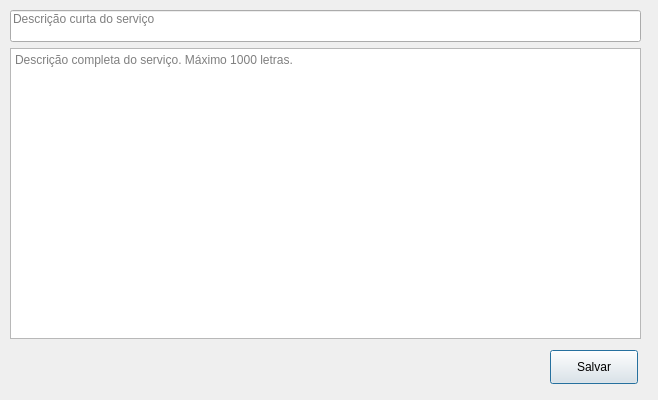
<?xml version="1.0" encoding="UTF-8"?>
<ui version="4.0">
 <class>Updatedservicedescription</class>
 <widget class="QDialog" name="Updatedservicedescription">
  <property name="geometry">
   <rect>
    <x>0</x>
    <y>0</y>
    <width>658</width>
    <height>400</height>
   </rect>
  </property>
  <property name="minimumSize">
   <size>
    <width>658</width>
    <height>400</height>
   </size>
  </property>
  <property name="maximumSize">
   <size>
    <width>658</width>
    <height>400</height>
   </size>
  </property>
  <property name="windowTitle">
   <string>Atualizando Descrição de Serviço</string>
  </property>
  <widget class="QPushButton" name="btn_salvar">
   <property name="geometry">
    <rect>
     <x>550</x>
     <y>350</y>
     <width>88</width>
     <height>34</height>
    </rect>
   </property>
   <property name="text">
    <string>Salvar</string>
   </property>
  </widget>
  <widget class="QTextEdit" name="txt_FullDescription">
   <property name="enabled">
    <bool>true</bool>
   </property>
   <property name="geometry">
    <rect>
     <x>10</x>
     <y>48</y>
     <width>631</width>
     <height>291</height>
    </rect>
   </property>
   <property name="autoFormatting">
    <set>QTextEdit::AutoNone</set>
   </property>
   <property name="tabChangesFocus">
    <bool>true</bool>
   </property>
   <property name="html">
    <string>&lt;!DOCTYPE HTML PUBLIC &quot;-//W3C//DTD HTML 4.0//EN&quot; &quot;http://www.w3.org/TR/REC-html40/strict.dtd&quot;&gt;
&lt;html&gt;&lt;head&gt;&lt;meta name=&quot;qrichtext&quot; content=&quot;1&quot; /&gt;&lt;style type=&quot;text/css&quot;&gt;
p, li { white-space: pre-wrap; }
&lt;/style&gt;&lt;/head&gt;&lt;body style=&quot; font-family:'Noto Sans'; font-size:10pt; font-weight:400; font-style:normal;&quot;&gt;
&lt;p style=&quot;-qt-paragraph-type:empty; margin-top:0px; margin-bottom:0px; margin-left:0px; margin-right:0px; -qt-block-indent:0; text-indent:0px;&quot;&gt;&lt;br /&gt;&lt;/p&gt;&lt;/body&gt;&lt;/html&gt;</string>
   </property>
   <property name="placeholderText">
    <string>Descrição completa do serviço. Máximo 1000 letras.</string>
   </property>
  </widget>
  <widget class="QLineEdit" name="line_ShortDescription">
   <property name="enabled">
    <bool>true</bool>
   </property>
   <property name="geometry">
    <rect>
     <x>10</x>
     <y>10</y>
     <width>631</width>
     <height>32</height>
    </rect>
   </property>
   <property name="text">
    <string/>
   </property>
   <property name="maxLength">
    <number>70</number>
   </property>
   <property name="alignment">
    <set>Qt::AlignLeading|Qt::AlignLeft|Qt::AlignTop</set>
   </property>
   <property name="placeholderText">
    <string>Descrição curta do serviço</string>
   </property>
  </widget>
 </widget>
 <resources/>
 <connections/>
</ui>
